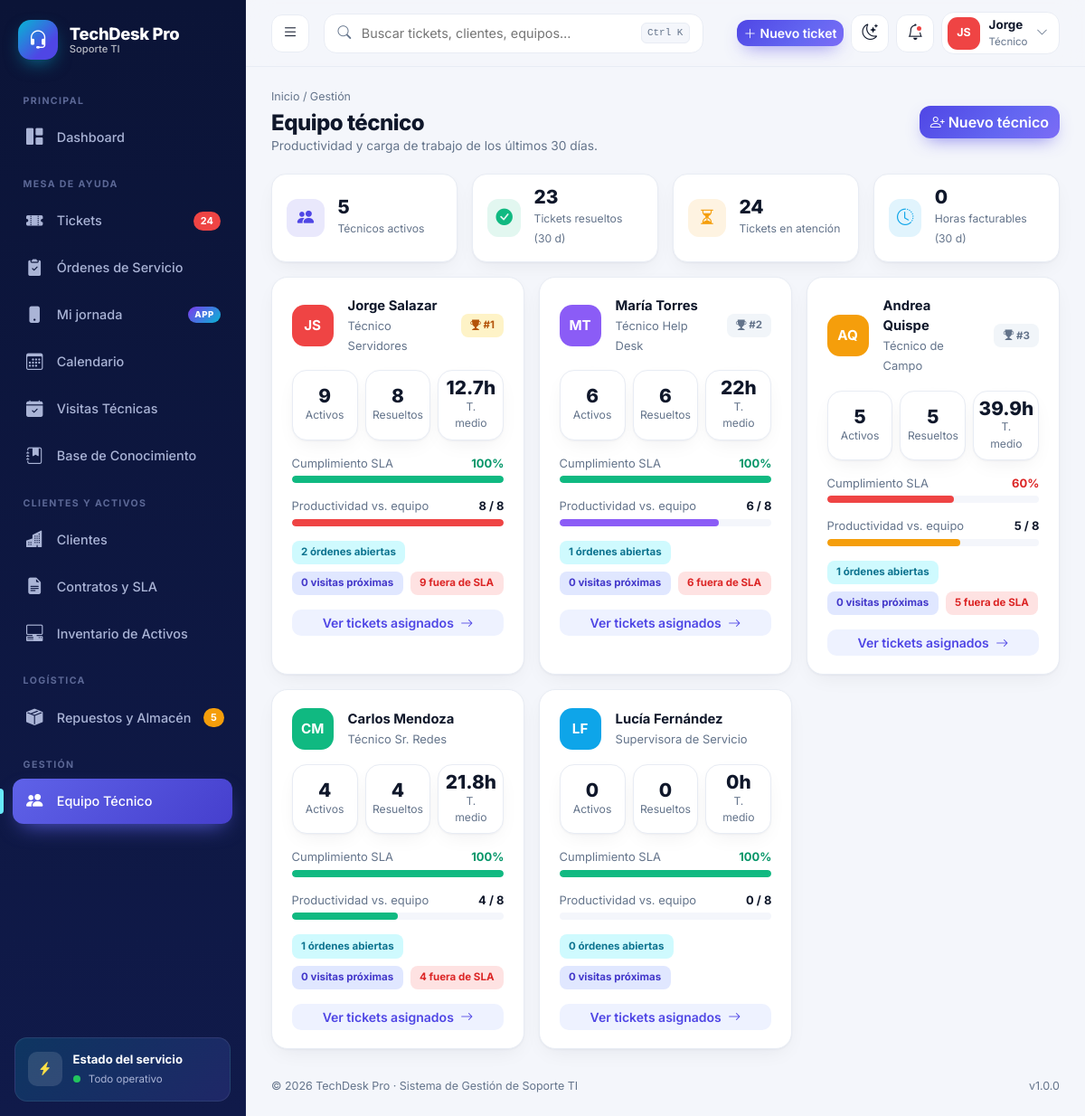
The page /tecnicos (signed in) on the database its author committed.
### tables this page shows
CREATE TABLE IF NOT EXISTS `roles` (
  `id` tinyint unsigned NOT NULL AUTO_INCREMENT,
  `nombre` varchar(40) NOT NULL,
  `descripcion` varchar(150) DEFAULT NULL,
  PRIMARY KEY (`id`),
  UNIQUE KEY `nombre` (`nombre`)
);

CREATE TABLE IF NOT EXISTS `usuarios` (
  `id` int unsigned NOT NULL AUTO_INCREMENT,
  `rol_id` tinyint unsigned NOT NULL,
  `nombres` varchar(80) NOT NULL,
  `apellidos` varchar(80) NOT NULL,
  `usuario` varchar(40) NOT NULL,
  `email` varchar(120) NOT NULL,
  `password` varchar(255) NOT NULL,
  `telefono` varchar(25) DEFAULT NULL,
  `cargo` varchar(80) DEFAULT NULL,
  `avatar_color` varchar(9) NOT NULL DEFAULT '#4f46e5',
  `estado` tinyint(1) NOT NULL DEFAULT '1',
  `ultimo_acceso` datetime DEFAULT NULL,
  `created_at` timestamp NULL DEFAULT CURRENT_TIMESTAMP,
  `cliente_id` int unsigned DEFAULT NULL,
  PRIMARY KEY (`id`),
  UNIQUE KEY `usuario` (`usuario`),
  UNIQUE KEY `email` (`email`),
  KEY `rol_id` (`rol_id`),
  CONSTRAINT `usuarios_ibfk_1` FOREIGN KEY (`rol_id`) REFERENCES `roles` (`id`)
);

### core/Controller.php (called while the page is built, shortened)
<?php
class Controller
{
    protected function model(string $name)
    {
        return new $name();
    }
    protected function render(string $view, array $data = [], string $title = ''): void
    {
        extract($data);
        require APP_PATH . "/views/{$view}.php";
        $content = ob_get_clean();
        $menu = require ROOT_PATH . '/config/menu.php';
        $badges = $this->badges();
        try { $notifs = $this->model('Dashboard')->notificaciones(Auth::user()['rol'] ?? ''); } catch (Throwable $e) { $notifs = []; }
        require APP_PATH . '/views/layouts/main.php';
    }
    private function badges(): array
    {
        try {
            $d = $this->model('Dashboard');
            return $d->badges();
        } catch (Throwable $e) { return []; }
    }
}

### app/controllers/TecnicosController.php (called while the page is built, shortened)
<?php
class TecnicosController extends Controller
{
    public function index(): void
    {
        $db = Database::conn();
        $tec = $db->query("SELECT u.id, CONCAT(u.nombres,' ',u.apellidos) nombre, u.cargo, u.avatar_color color, u.email, u.ultimo_acceso, r.nombre rol,
              (SELECT COUNT(*) FROM tickets t WHERE t.tecnico_id=u.id AND t.estado IN ('abierto','en_proceso','pendiente')) activos,
              (SELECT COUNT(*) FROM tickets t WHERE t.tecnico_id=u.id AND t.estado IN ('abierto','en_proceso','pendiente') AND t.fecha_limite < NOW()) vencidos,
              (SELECT COUNT(*) FROM tickets t WHERE t.tecnico_id=u.id AND t.resuelto_at >= NOW() - INTERVAL 30 DAY) resueltos,
              (SELECT COUNT(*) FROM tickets t WHERE t.tecnico_id=u.id AND t.resuelto_at >= NOW() - INTERVAL 30 DAY AND t.resuelto_at <= t.fecha_limite) en_sla,
              (SELECT AVG(TIMESTAMPDIFF(MINUTE, t.created_at, t.resuelto_at)) FROM tickets t WHERE t.tecnico_id=u.id AND t.resuelto_at >= NOW() - INTERVAL 30 DAY) tmr,
              (SELECT COUNT(*) FROM ordenes_servicio o WHERE o.tecnico_id=u.id AND o.estado IN ('pendiente','en_curso')) ordenes,
              (SELECT COUNT(*) FROM visitas v WHERE v.tecnico_id=u.id AND v.estado='programada' AND v.fecha_programada >= NOW()) visitas,
              (SELECT COALESCE(SUM(o.horas),0) FROM ordenes_servicio o WHERE o.tecnico_id=u.id AND o.estado='completada' AND o.fecha_fin >= NOW() - INTERVAL 30 DAY) horas
            FROM usuarios u JOIN roles r ON r.id=u.rol_id WHERE u.estado=1 AND r.nombre IN ('Técnico','Supervisor') ORDER BY resueltos DESC")->fetchAll();
        $this->render('tecnicos/index', ['tec' => $tec], 'Equipo Técnico');
    }
}

### index.php (called while the page is built, shortened)
<?php
require ROOT_PATH . '/core/helpers.php';
require ROOT_PATH . '/core/Database.php';
require ROOT_PATH . '/core/Auth.php';
require ROOT_PATH . '/core/Controller.php';
try {
    (new App())->run();
} catch (PDOException $e) {
    http_response_code(500);
    echo '<!doctype html><meta charset="utf-8"><body style="font-family:system-ui;padding:48px;max-width:640px;margin:auto">'
       . '<h2>No se pudo conectar a la base de datos</h2>'
       . '<p>Ejecuta primero el instalador: <a href="' . BASE_URL . '/install.php">install.php</a></p>'
       . '<pre style="background:#f3f4f6;padding:12px;border-radius:8px;white-space:pre-wrap">' . htmlspecialchars($e->getMessage()) . '</pre></body>';
}

### core/Auth.php (called while the page is built, shortened)
<?php
class Auth
{
    public static function user(): ?array { return $_SESSION['user'] ?? null; }
}

### core/Database.php (called while the page is built)
<?php
class Database
{
    private static ?PDO $pdo = null;
    public static function conn(): PDO
    {
        if (self::$pdo === null) {
            $dsn = 'mysql:host=' . DB_HOST . ';port=' . DB_PORT . ';dbname=' . DB_NAME . ';charset=utf8mb4';
            self::$pdo = new PDO($dsn, DB_USER, DB_PASS, [
                PDO::ATTR_ERRMODE            => PDO::ERRMODE_EXCEPTION,
                PDO::ATTR_DEFAULT_FETCH_MODE => PDO::FETCH_ASSOC,
                PDO::ATTR_EMULATE_PREPARES   => false,
            ]);
        }
        return self::$pdo;
    }
}

### app/models/Dashboard.php (called while the page is built, shortened)
<?php
class Dashboard
{
    private PDO $db;
    public function __construct() { $this->db = Database::conn(); }
    private function val(string $sql, array $p = []) { $s = $this->db->prepare($sql); $s->execute($p); return $s->fetchColumn(); }
    public function badges(): array
    {
        return [
            'tickets_abiertos' => (int)$this->val("SELECT COUNT(*) FROM tickets WHERE estado IN ('abierto','en_proceso','pendiente')"),
            'stock_bajo'       => (int)$this->val('SELECT COUNT(*) FROM repuestos WHERE stock <= stock_minimo'),
            'act_pend'         => $this->actPend(),
            'fac_vencidas'     => $this->facVencidas(),
        ];
    }
    private function facVencidas(): int
    {
        try { return (int)$this->val("SELECT COUNT(*) FROM fac_comprobantes WHERE estado='emitida' AND fecha_vencimiento < CURDATE()"); } catch (Throwable $e) { return 0; }
    }
    private function actPend(): int
    {
        try { return (int)$this->val('SELECT COUNT(*) FROM crm_actividades WHERE auto=0 AND completada=0 AND fecha < CURDATE() + INTERVAL 1 DAY AND responsable_id=?', [(int)(Auth::user()['id'] ?? 0)]); }
        catch (Throwable $e) { return 0; }
    }
}

### app/views/tecnicos/index.php (the view)
<?php
$totRes = array_sum(array_column($tec, 'resueltos')); $totAct = array_sum(array_column($tec, 'activos'));
$maxRes = max(1, max(array_column($tec, 'resueltos') ?: [1]));
$rank = 0;
?>
<div class="page-head">
  <div>
    <div class="crumbs"><a href="<?= url('dashboard') ?>">Inicio</a> / Gestión</div>
    <h1>Equipo técnico</h1>
    <p>Productividad y carga de trabajo de los últimos 30 días.</p>
  </div>
  <a href="<?= url('usuarios/crear') ?>" class="btn btn-brand"><i class="bi bi-person-plus me-1"></i>Nuevo técnico</a>
</div>
<div class="row g-3 mb-3">
  <?php foreach ([['Técnicos activos', count($tec), 'bi-people-fill', '#4f46e5'], ['Tickets resueltos (30 d)', $totRes, 'bi-check-circle-fill', '#10b981'], ['Tickets en atención', $totAct, 'bi-hourglass-split', '#f59e0b'], ['Horas facturables (30 d)', array_sum(array_column($tec, 'horas')), 'bi-clock-history', '#0ea5e9']] as $s): ?>
  <div class="col-6 col-xl-3"><div class="stat-mini"><span class="ic" style="background:<?= $s[3] ?>1f;color:<?= $s[3] ?>"><i class="bi <?= $s[2] ?>"></i></span><div><b><?= e($s[1]) ?></b><span><?= $s[0] ?></span></div></div></div>
  <?php endforeach; ?>
</div>
<div class="row g-3">
  <?php foreach ($tec as $t): $rank++;
      $sla = $t['resueltos'] ? round($t['en_sla'] * 100 / $t['resueltos']) : 100;
      $tmr = $t['tmr'] ? round($t['tmr'] / 60, 1) : 0; ?>
  <div class="col-md-6 col-xl-4">
    <div class="card-ui h-100">
      <div class="d-flex gap-3 align-items-center mb-3">
        <?= avatar_html($t['nombre'], $t['color'], 'avatar-lg') ?>
        <div class="flex-grow-1"><b class="d-block"><?= e($t['nombre']) ?></b><small class="text-muted"><?= e($t['cargo'] ?: $t['rol']) ?></small></div>
        <?php if ($rank <= 3 && $t['resueltos'] > 0): ?><span class="pill pill-<?= $rank === 1 ? 'warning' : 'muted' ?>"><i class="bi bi-trophy-fill"></i> #<?= $rank ?></span><?php endif; ?>
      </div>
      <div class="row g-2 text-center mb-3">
        <div class="col-4"><div class="stat-mini justify-content-center flex-column gap-0 py-2"><b><?= (int)$t['activos'] ?></b><span>Activos</span></div></div>
        <div class="col-4"><div class="stat-mini justify-content-center flex-column gap-0 py-2"><b><?= (int)$t['resueltos'] ?></b><span>Resueltos</span></div></div>
        <div class="col-4"><div class="stat-mini justify-content-center flex-column gap-0 py-2"><b><?= $tmr ?>h</b><span>T. medio</span></div></div>
      </div>
      <div class="d-flex justify-content-between small mb-1"><span class="text-muted">Cumplimiento SLA</span><b style="color:<?= $sla >= 95 ? '#059669' : ($sla >= 85 ? '#d97706' : '#dc2626') ?>"><?= $sla ?>%</b></div>
      <div class="progress-ui mb-3"><div class="bar" style="width:<?= $sla ?>%;background:<?= $sla >= 95 ? '#10b981' : ($sla >= 85 ? '#f59e0b' : '#ef4444') ?>"></div></div>
      <div class="d-flex justify-content-between small mb-1"><span class="text-muted">Productividad vs. equipo</span><b><?= (int)$t['resueltos'] ?> / <?= $maxRes ?></b></div>
      <div class="progress-ui mb-3"><div class="bar" style="width:<?= round($t['resueltos'] * 100 / $maxRes) ?>%;background:<?= e($t['color']) ?>"></div></div>
      <div class="d-flex flex-wrap gap-2">
        <?= pill($t['ordenes'] . ' órdenes abiertas', 'soft-info') ?><?= pill($t['visitas'] . ' visitas próximas', 'soft-primary') ?>
        <?= $t['vencidos'] ? pill($t['vencidos'] . ' fuera de SLA', 'danger') : '' ?>
      </div>
      <a href="<?= url('tickets?tecnico=' . $t['id']) ?>" class="btn btn-soft btn-sm w-100 mt-3">Ver tickets asignados <i class="bi bi-arrow-right ms-1"></i></a>
    </div>
  </div>
  <?php endforeach; ?>
</div>

### core/helpers.php (shortened to what this page needs)
<?php
function e($v): string { return htmlspecialchars((string)$v, ENT_QUOTES, 'UTF-8'); }
function url(string $p = ''): string { return BASE_URL . '/' . ltrim($p, '/'); }
function asset(string $p): string { return BASE_URL . '/assets/' . ltrim($p, '/'); }
function iniciales(string $n): string {
    $p = preg_split('/\s+/', trim($n)); $i = mb_substr($p[0] ?? '', 0, 1);
    if (count($p) > 1) $i .= mb_substr(end($p), 0, 1);
    return mb_strtoupper($i);
}
function pill(string $text, string $class = 'muted'): string { return '<span class="pill pill-' . e($class) . '">' . e($text) . '</span>'; }
function logo_url(): ?string { return cfg('empresa_logo_ver') !== '' ? url('empresa/logo?v=' . cfg('empresa_logo_ver')) : null; }
function brand_mark(string $style = ''): string
{
    $l = logo_url();
    return '<span class="brand-mark' . ($l ? ' has-logo' : '') . '"' . ($style ? ' style="' . $style . '"' : '') . '>' . ($l ? '<img src="' . e($l) . '" alt="">' : '<i class="bi bi-headset"></i>') . '</span>';
}
function empresa_nombre(): string { return cfg('empresa_nombre', APP_NAME); }
function avatar_html(string $nombre, string $color = '#4f46e5', string $cls = ''): string {
    return '<span class="avatar ' . e($cls) . '" style="background:' . e($color) . '" title="' . e($nombre) . '">' . e(iniciales($nombre)) . '</span>';
}
function cfg(string $clave, $defecto = '')
{
    static $c = null;
    if ($c === null) {
        try { $c = array_column(Database::conn()->query('SELECT clave, valor FROM configuracion WHERE clave <> \'empresa_logo_data\'')->fetchAll(PDO::FETCH_NUM), 1, 0); }
        catch (Throwable $e) { $c = []; }
    }
    return isset($c[$clave]) && $c[$clave] !== '' ? $c[$clave] : $defecto;
}
function EmpresaController_colores(string $k): ?array
{
    $m = ['azul' => ['#2563eb', '#3b82f6'], 'cian' => ['#0891b2', '#06b6d4'], 'esmeralda' => ['#059669', '#10b981'], 'violeta' => ['#7c3aed', '#8b5cf6'], 'rosa' => ['#e11d48', '#f43f5e'], 'naranja' => ['#ea580c', '#f97316'], 'pizarra' => ['#334155', '#475569']];
    return $m[$k] ?? null;
}
function brand_css(): string
{
    $c = EmpresaController_colores(cfg('color_marca', 'indigo')); if (!$c) return '';
    return '<style>:root{--brand:' . $c[0] . ';--brand-2:' . $c[1] . ';--brand-soft:color-mix(in srgb,' . $c[0] . ' 11%,transparent)}[data-theme=dark]{--brand-soft:color-mix(in srgb,' . $c[1] . ' 18%,transparent)}</style>';
}

### app/views/layouts/main.php (shortened to what this page needs)
<?php
$u = Auth::user();
$actual = strtolower(explode('/', trim($_GET['url'] ?? 'dashboard', '/'))[0] ?: 'dashboard');
?>
<!doctype html>
<html lang="es">
<head>
<link href="https://cdn.jsdelivr.net/npm/bootstrap@5.3.3/dist/css/bootstrap.min.css" rel="stylesheet">
<link href="https://cdn.jsdelivr.net/npm/bootstrap-icons@1.11.3/font/bootstrap-icons.min.css" rel="stylesheet">
<link href="<?= asset('css/app.css') ?>" rel="stylesheet">
</head>
<body class="app-body">
<aside class="sidebar" id="sidebar">
  <div class="sb-head">
    <a href="<?= url('dashboard') ?>" class="brand">
      <?= brand_mark() ?>
      <span class="brand-text"><b><?= e(empresa_nombre()) ?></b><small><?= e(cfg('empresa_eslogan', 'Soporte TI')) ?></small></span>
    </a>
  </div>
  <nav class="sb-nav">
    <?php foreach ($menu as $seccion => $items):
      $items = array_filter($items, fn($it) => empty($it['roles']) || in_array($u['rol'], $it['roles'], true));
      if (!$items) continue; ?>
      <div class="sb-section"><?= e($seccion) ?></div>
      <?php foreach ($items as $it):
        $activo = $actual === $it['slug'];
        $badge = !empty($it['badge']) ? ($badges[$it['badge']] ?? 0) : 0; ?>
        <a href="<?= url($it['slug']) ?>" class="sb-link <?= $activo ? 'active' : '' ?>" title="<?= e($it['label']) ?>">
          <i class="bi <?= e($it['icon']) ?>"></i>
          <span class="sb-label"><?= e($it['label']) ?></span>
          <?php if ($badge): ?><span class="sb-badge <?= in_array($it['badge'], ['stock_bajo', 'fac_vencidas'], true) ? 'warn' : '' ?>"><?= (int)$badge ?></span>
          <?php elseif (!empty($it['tag'])): ?><span class="sb-tag"><?= e($it['tag']) ?></span>
          <?php elseif (empty($it['ready'])): ?><span class="sb-soon">pronto</span><?php endif; ?>
        </a>
      <?php endforeach; ?>
    <?php endforeach; ?>
  </nav>
  <div class="sb-foot">
    <div class="sb-support">
      <div class="sb-support-ic"><i class="bi bi-lightning-charge-fill"></i></div>
      <div><b>Estado del servicio</b><small><span class="dot-live"></span> Todo operativo</small></div>
    </div>
  </div>
</aside>
<div class="main-wrap">
  <header class="topbar">
    <button class="icon-btn" id="btnSidebar" aria-label="Menú"><i class="bi bi-list"></i></button>
    <div class="search-ui d-none d-md-flex">
      <i class="bi bi-search"></i>
      <input type="text" placeholder="Buscar tickets, clientes, equipos…" aria-label="Buscar">
      <kbd>Ctrl K</kbd>
    </div>
    <div class="ms-auto d-flex align-items-center gap-2">
      <a href="<?= url('tickets') ?>" class="btn btn-brand btn-sm d-none d-sm-inline-flex align-items-center gap-1"><i class="bi bi-plus-lg"></i> Nuevo ticket</a>
      <button class="icon-btn" id="btnTheme" aria-label="Tema"><i class="bi bi-moon-stars"></i></button>
      <div class="dropdown">
        <button class="icon-btn position-relative" data-bs-toggle="dropdown" aria-label="Notificaciones">
          <i class="bi bi-bell"></i><?php if (!empty($notifs)): ?><span class="notif-dot"></span><?php endif; ?>
        </button>
      </div>
      <div class="dropdown">
        <button class="user-btn" data-bs-toggle="dropdown">
          <span class="avatar" style="background:<?= e($u['color']) ?>"><?= e(iniciales($u['nombre'])) ?></span>
          <span class="d-none d-md-block text-start lh-sm"><b><?= e($u['nombres']) ?></b><small><?= e($u['rol']) ?></small></span>
          <i class="bi bi-chevron-down d-none d-md-block small text-muted"></i>
        </button>
      </div>
    </div>
  </header>
  <main class="content">
    <?= $content ?>
  </main>
  <footer class="app-footer">
    <span>© <?= date('Y') ?> <?= e(empresa_nombre()) ?> · <?= APP_SUBTITLE ?></span>
    <span>v<?= APP_VERSION ?></span>
  </footer>
</div>
</body>
</html>

### rows shown on the page
roles: nombre "Técnico"
usuarios: s "0", s "Horas facturables (30 d)", nombre "LF", nombre "Lucía Fernández", cargo "Supervisora de Servicio", activos "0", resueltos "0", tmr "0", sla "100", text "0 órdenes abiertas 0 visitas próximas"
usuarios: nombre "JS", nombre "Jorge Salazar", cargo "Técnico Servidores", activos "9", resueltos "8", tmr "12.7", sla "100", text "2 órdenes abiertas 0 visitas próximas 9 fuera de SLA"
usuarios: nombre "MT", nombre "María Torres", cargo "Técnico Help Desk", activos "6", resueltos "6", tmr "22", sla "100", text "1 órdenes abiertas 0 visitas próximas 6 fuera de SLA"
usuarios: nombre "AQ", nombre "Andrea Quispe", cargo "Técnico de Campo", activos "5", resueltos "5", tmr "39.9", sla "60", text "1 órdenes abiertas 0 visitas próximas 5 fuera de SLA"
usuarios: nombre "CM", nombre "Carlos Mendoza", cargo "Técnico Sr. Redes", activos "4", resueltos "4", tmr "21.8", sla "100", text "1 órdenes abiertas 0 visitas próximas 4 fuera de SLA"

### other values the page prints
empresa_nombre() "TechDesk Pro"
cfg('empresa_eslogan', 'Soporte TI') "Soporte TI"
$seccion "PRINCIPAL"
$it['label'] "Dashboard"
$seccion "MESA DE AYUDA"
$it['label'] "Tickets"
$badge "24"
$it['label'] "Órdenes de Servicio"
$it['label'] "Mi jornada"
$it['tag'] "APP"
$it['label'] "Calendario"
$it['label'] "Visitas Técnicas"
$it['label'] "Base de Conocimiento"
$seccion "CLIENTES Y ACTIVOS"
$it['label'] "Clientes"
